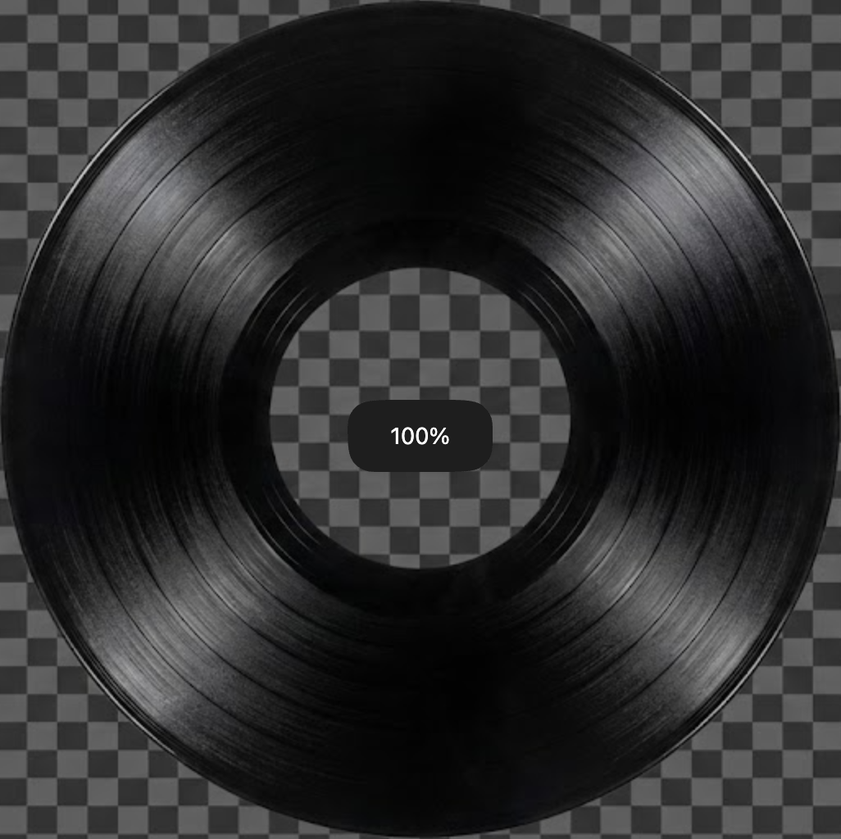
#> input picture imgs/cd_img.png, 841 x 839 px, shrunk from 1026 x 1024 before the run
$ python cut.py
#> lines starting #> are read from the running program, lines starting #| are printed output that depends on the picture; after the words box and inside, x2 and y2 are one past the last pixel; in counts of white or black regions, pixels touching at a corner belong together
from PIL import Image, ImageDraw

def process_vinyl_record(input_path, output_path):
    # 1. 打开图片并转换为 RGBA (增加透明通道)
#> called with input_path = 'cd_img.png', output_path = 'vinyl_transparent.png'
    try:
        img = Image.open(input_path).convert("RGBA")
#> img is the input picture: PIL image 841x839 RGBA; mean R, G, B, A 44.9, 44.9, 45.3, 255
    except FileNotFoundError:
        print(f"找不到文件: {input_path}")
        return

    width, height = img.size
#> width = 841; height = 839
    center = (width // 2, height // 2)
#> center = (420, 419)

    # 2. 创建一个空的遮罩 (Mask)
    # "L" 模式表示灰度图，初始全为 0 (黑色/完全透明)
    mask = Image.new('L', (width, height), 0)
#> mask: PIL image 841x839 L; every value is 0
    draw = ImageDraw.Draw(mask)

    # --- 调整参数区域 ---
    # 半径设定：根据你的图片，唱片几乎撑满全图，中间的孔大约是直径的 35% 左右
    # 如果裁剪不准确，请微调下面的两个系数

    # 外圆半径 (保留区域)：设为最小边长的一半，稍微减一点点以去除边缘锯齿
    outer_radius = min(width, height) // 2 * 0.99
#> outer_radius = 414.8

    # 内圆半径 (剔除区域 - 中间的孔)：设为大约 32% (根据你的图估算)
    inner_radius = min(width, height) // 2 * 0.70
#> inner_radius = 293.3
    # --------------------

    # 3. 绘制外圆 (白色 = 255 = 不透明/保留)
    draw.ellipse((center[0] - outer_radius, center[1] - outer_radius,
                  center[0] + outer_radius, center[1] + outer_radius), fill=255)

    # 4. 绘制内圆 (黑色 = 0 = 透明/挖空)
    draw.ellipse((center[0] - inner_radius, center[1] - inner_radius,
                  center[0] + inner_radius, center[1] + inner_radius), fill=0)

    # 5. 将遮罩应用到原图的 Alpha 通道
    img.putalpha(mask)
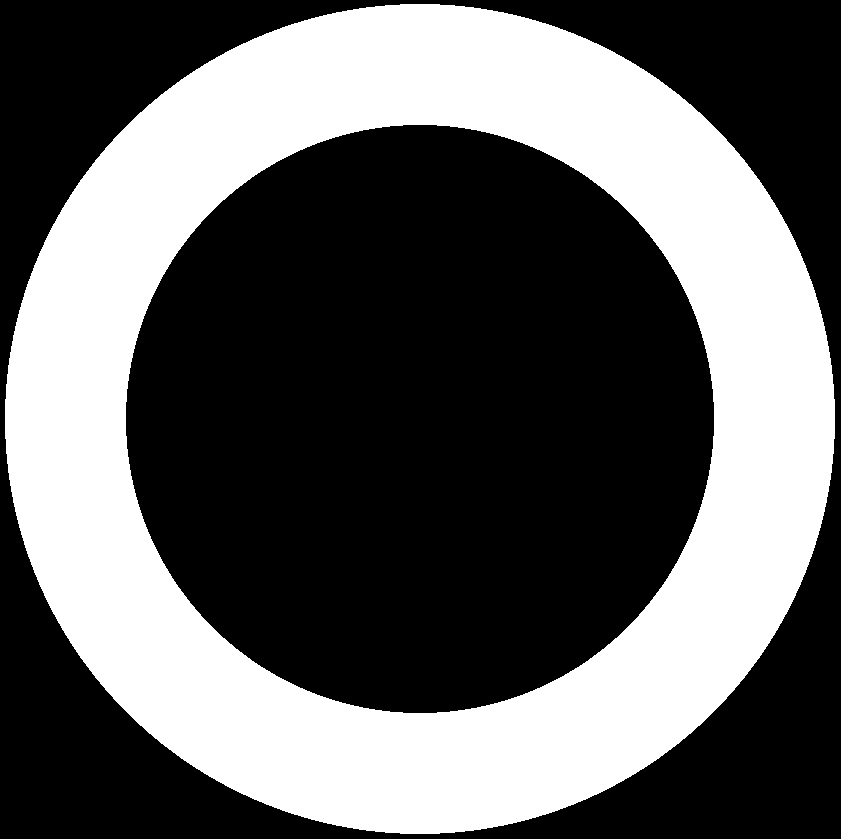
#> mask: PIL image 841x839 L; 38.2% white; 1 white region, box (x1, y1, x2, y2) and area: (5, 4, 835, 834) 269476
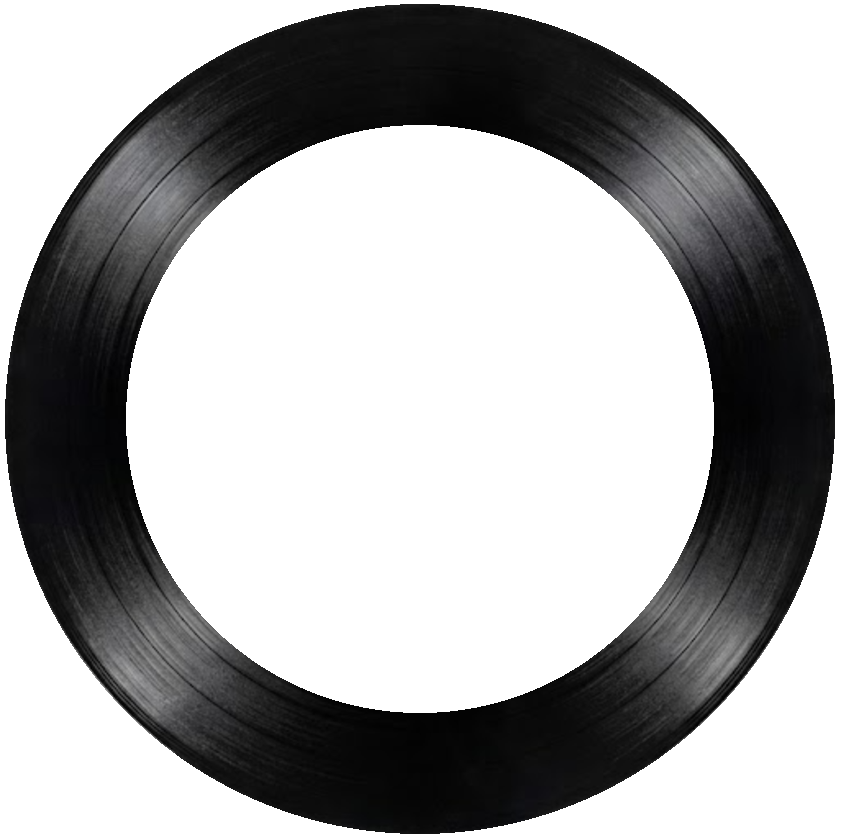
#> img: PIL image 841x839 RGBA; mean R, G, B, A 44.9, 44.9, 45.3, 97.4; transparent parts drawn white

    # 6. 保存结果 (必须保存为 PNG 以支持透明度)
    img.save(output_path, "PNG")
    print(f"处理完成！已保存为: {output_path}")

# 执行函数
# 请确保文件名与你上传的文件名一致
process_vinyl_record("cd_img.png", "vinyl_transparent.png")

$ run again, with imgs/bg_texture.png copied over imgs/cd_img.png
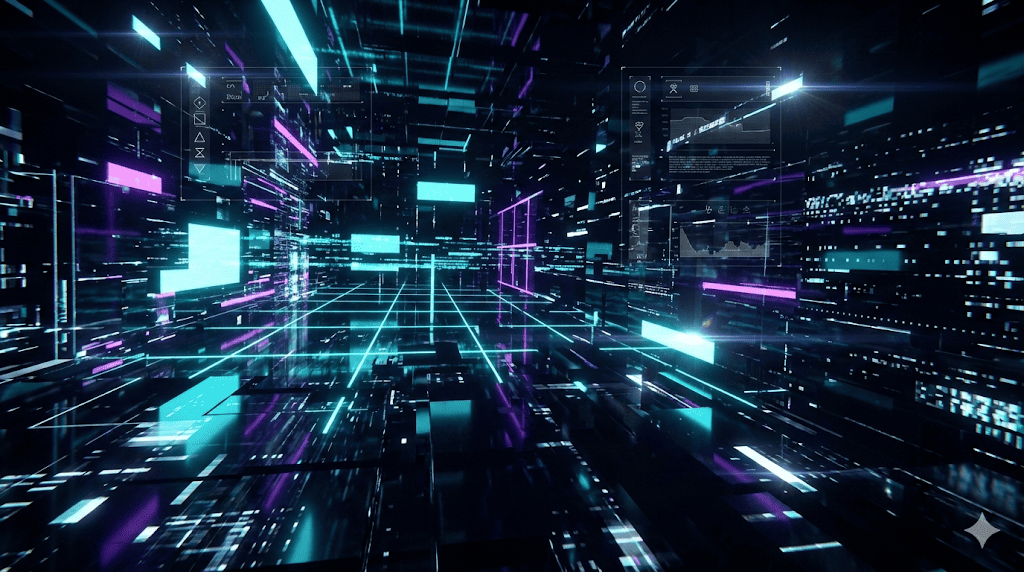
#> input picture imgs/bg_texture.png, 1024 x 572 px
#> in process_vinyl_record, `img.putalpha(mask)`:
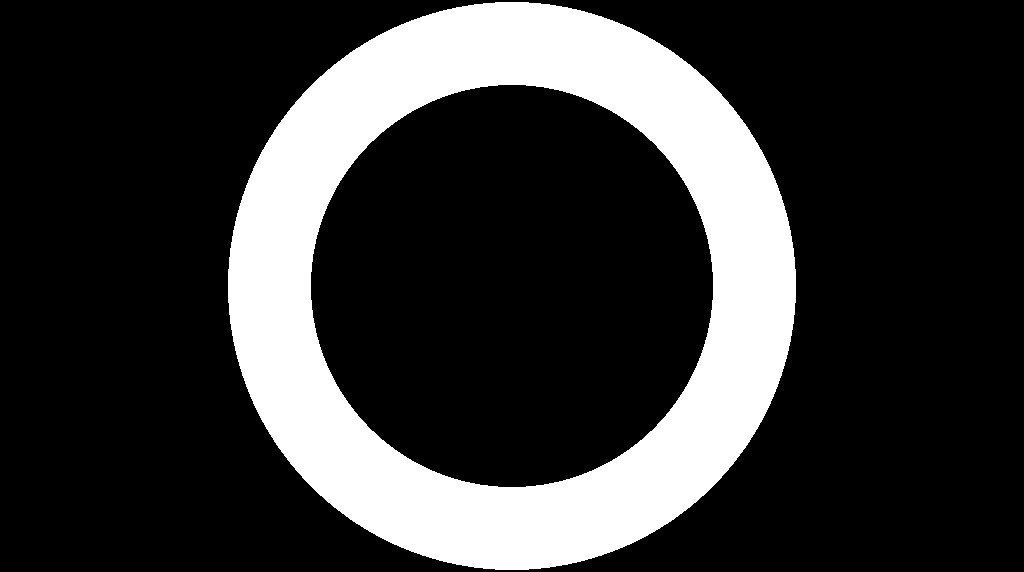
#> mask: PIL image 1024x572 L; 21.6% white; 1 white region, box (x1, y1, x2, y2) and area: (228, 2, 796, 570) 126476
#> in process_vinyl_record, `img.putalpha(mask)`:
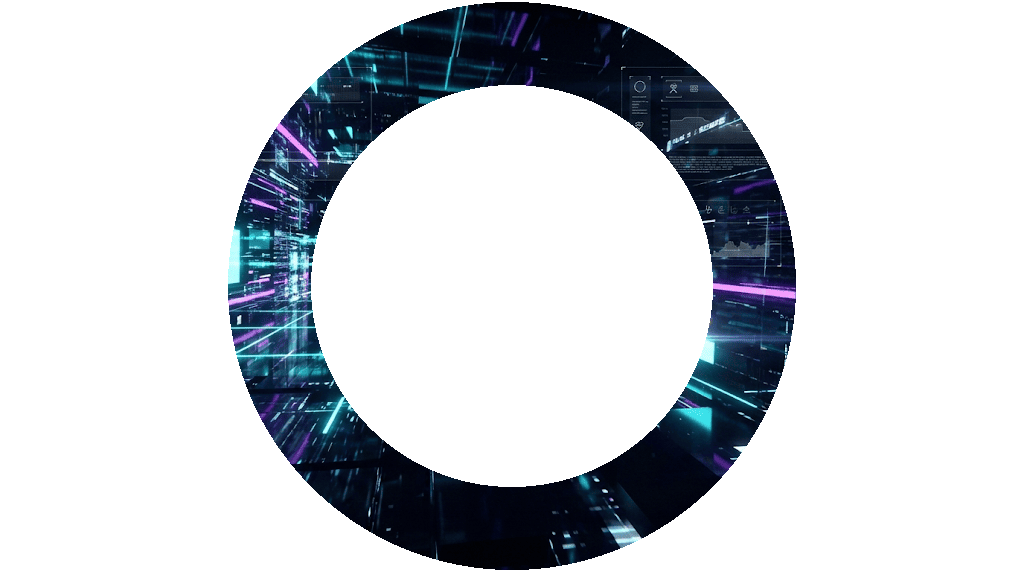
#> img: PIL image 1024x572 RGBA; mean R, G, B, A 23.5, 42.4, 62.4, 55.1; transparent parts drawn white
